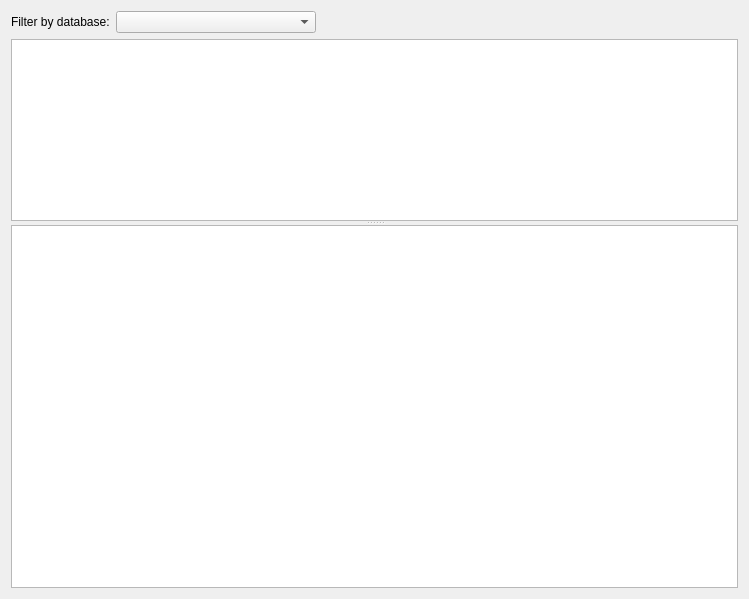
<?xml version="1.0" encoding="UTF-8"?>
<ui version="4.0">
 <class>DdlHistoryWindow</class>
 <widget class="QWidget" name="DdlHistoryWindow">
  <property name="geometry">
   <rect>
    <x>0</x>
    <y>0</y>
    <width>749</width>
    <height>599</height>
   </rect>
  </property>
  <property name="windowTitle">
   <string>Form</string>
  </property>
  <layout class="QVBoxLayout" name="verticalLayout">
   <item>
    <widget class="QWidget" name="widget" native="true">
     <layout class="QHBoxLayout" name="horizontalLayout">
      <property name="leftMargin">
       <number>0</number>
      </property>
      <property name="topMargin">
       <number>0</number>
      </property>
      <property name="rightMargin">
       <number>0</number>
      </property>
      <property name="bottomMargin">
       <number>0</number>
      </property>
      <item>
       <widget class="QLabel" name="label">
        <property name="text">
         <string>Filter by database:</string>
        </property>
       </widget>
      </item>
      <item>
       <widget class="QComboBox" name="comboBox">
        <property name="minimumSize">
         <size>
          <width>200</width>
          <height>0</height>
         </size>
        </property>
        <property name="editable">
         <bool>false</bool>
        </property>
       </widget>
      </item>
      <item>
       <spacer name="horizontalSpacer">
        <property name="orientation">
         <enum>Qt::Horizontal</enum>
        </property>
        <property name="sizeHint" stdset="0">
         <size>
          <width>40</width>
          <height>20</height>
         </size>
        </property>
       </spacer>
      </item>
     </layout>
    </widget>
   </item>
   <item>
    <widget class="QSplitter" name="splitter">
     <property name="orientation">
      <enum>Qt::Vertical</enum>
     </property>
     <widget class="QTableView" name="tableView">
      <property name="sizePolicy">
       <sizepolicy hsizetype="Expanding" vsizetype="Expanding">
        <horstretch>0</horstretch>
        <verstretch>1</verstretch>
       </sizepolicy>
      </property>
      <property name="editTriggers">
       <set>QAbstractItemView::NoEditTriggers</set>
      </property>
      <property name="alternatingRowColors">
       <bool>true</bool>
      </property>
      <property name="selectionMode">
       <enum>QAbstractItemView::SingleSelection</enum>
      </property>
      <property name="selectionBehavior">
       <enum>QAbstractItemView::SelectRows</enum>
      </property>
      <property name="verticalScrollMode">
       <enum>QAbstractItemView::ScrollPerPixel</enum>
      </property>
      <property name="horizontalScrollMode">
       <enum>QAbstractItemView::ScrollPerPixel</enum>
      </property>
      <attribute name="verticalHeaderVisible">
       <bool>false</bool>
      </attribute>
     </widget>
     <widget class="SqlView" name="ddlEdit">
      <property name="sizePolicy">
       <sizepolicy hsizetype="Expanding" vsizetype="Expanding">
        <horstretch>0</horstretch>
        <verstretch>2</verstretch>
       </sizepolicy>
      </property>
      <property name="readOnly">
       <bool>true</bool>
      </property>
     </widget>
    </widget>
   </item>
  </layout>
 </widget>
 <customwidgets>
  <customwidget>
   <class>SqlView</class>
   <extends>QPlainTextEdit</extends>
   <header>sqlview.h</header>
  </customwidget>
 </customwidgets>
 <resources/>
 <connections/>
</ui>
